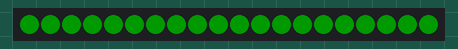
This sketch was run on a simulated Arduino Nano, built with avr-gcc and run on an emulated ATmega328P. Shown: 20 RGB LEDs in strip order, left to right. Dim RGB values are drawn brighter than linear; what the sketch prints to the serial monitor is not drawn.

Above: at 1.0 s.
At 2.1 s:
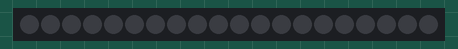

Measured:
- by itself, everything shown: repeats every 5.0 s, in 21 steps
- what the display in image 0 shows lasts 1.0 s, from 1.0 s to 2.0 s

The sketch:

np_demo_01.ino
```cpp
#include <Adafruit_NeoPixel.h>

// -----------------------------------------------------------------------------
// 📌 參數設定 (已更新為 Arduino Nano D2 腳位)
// -----------------------------------------------------------------------------

// Arduino Nano 的 Digital Pin 2
#define PIN        2
#define NUMPIXELS  20   // 燈條上的燈珠數量
#define DELAY_TIME 50   // 每點亮一顆燈的延遲時間 (毫秒)

// 宣告 Adafruit_NeoPixel 物件
Adafruit_NeoPixel pixels(NUMPIXELS, PIN, NEO_GRB + NEO_KHZ800);

// -----------------------------------------------------------------------------
// ⚙️ setup() 初始設定
// -----------------------------------------------------------------------------
void setup() {
  // 啟動 Serial port for debugging (可選)
  Serial.begin(9600);

  // 啟動 Neopixel 函式庫
  pixels.begin();

  // 確保所有燈珠初始狀態是熄滅的
  pixels.clear();
  pixels.show();
}

// -----------------------------------------------------------------------------
// 🔄 loop() 迴圈執行
// -----------------------------------------------------------------------------
void loop() {
  // 呼叫測試函數
  testPattern();

  // 測試完成後，等待 2 秒再重新執行 (可自行調整)
  delay(2000);
}

// -----------------------------------------------------------------------------
// ✨ 測試模式：綠色逐步點亮
// -----------------------------------------------------------------------------
void testPattern() {
  // 燈珠顏色：綠色 (R=0, G=255, B=0)
  uint32_t green = pixels.Color(0, 25, 0);

  // 1. 逐步點亮 (由第 0 顆燈到最後一顆燈)
  Serial.println("--- 逐步點亮 (綠色) ---");
  for(int i=0; i < NUMPIXELS; i++) {
    // 設定第 i 顆燈的顏色
    pixels.setPixelColor(i, green);

    // 立即更新燈條顯示
    pixels.show();

    // 延遲一段時間
    delay(DELAY_TIME);
  }

  // 2. 全部點亮完成後，保持亮著 1 秒
  delay(1000);

  // 3. 全部熄滅
  Serial.println("--- 全部熄滅 ---");
  pixels.clear(); // 將緩衝區所有顏色設為黑色
  pixels.show();  // 實際更新燈條

  // 熄滅後保持 1 秒
  delay(1000);
}
```
